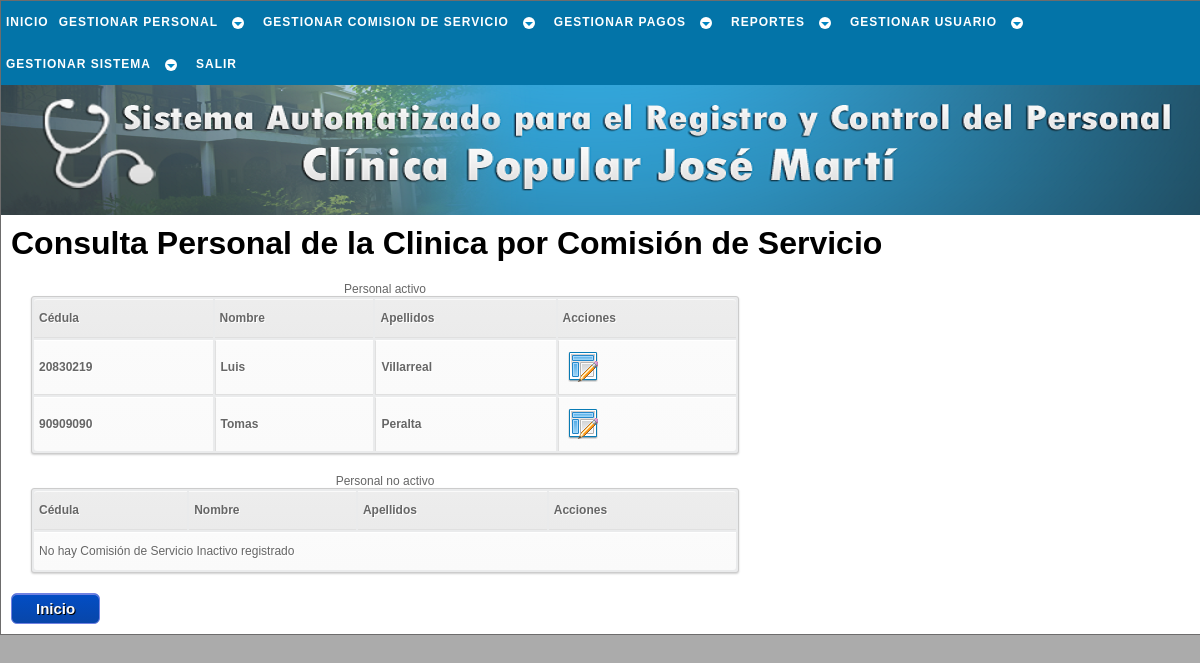
The app's page /php/com_servicio/conslt_com_serv_a.php (signed in), older data.
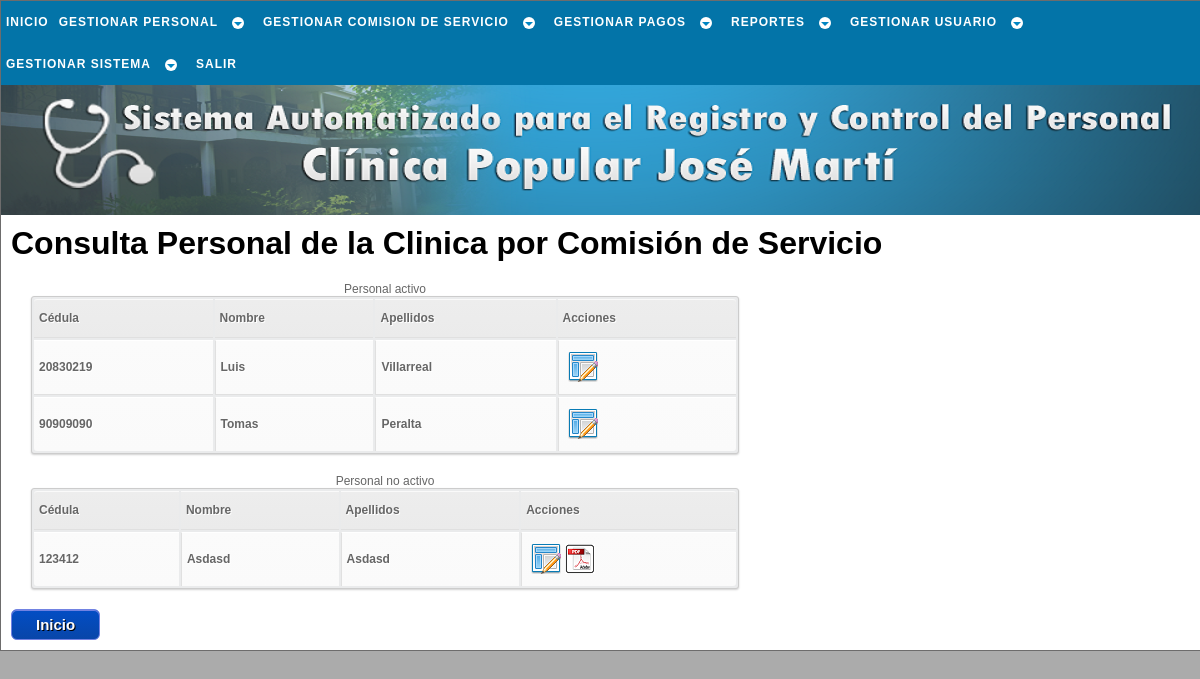
The same page, newer data.
### tables this page shows
CREATE TABLE `trabajador` (
  `cedula` int(12) NOT NULL,
  `nombre` varchar(30) NOT NULL,
  `apellido` varchar(30) NOT NULL,
  `ciudadania` varchar(15) NOT NULL,
  `pasaporte` varchar(30) NOT NULL,
  `libreta_militr` varchar(30) NOT NULL,
  `fe_nac` date NOT NULL,
  `lug_nac` varchar(30) NOT NULL,
  `est_civil` varchar(15) NOT NULL,
  `nconyugue` varchar(50) NOT NULL,
  `estudia` int(1) NOT NULL,
  `direccion` varchar(50) NOT NULL,
  `telefono` varchar(12) NOT NULL,
  `telefono_em` varchar(12) NOT NULL,
  `estado` tinyint(1) NOT NULL,
  `actualizado` date NOT NULL,
  PRIMARY KEY (`cedula`)
);

### php/_sql/conslt_trabj_sql.php (called while the page is built, shortened)
<?php
	function conslt_coms($cnx_bd,$estado){
		$sql = "SELECT trabajador.cedula,nombre,apellido
				FROM trabajador
				JOIN comision_servicio ON comision_servicio.cedula = trabajador.cedula
				WHERE estado = $estado
				ORDER BY cedula
				ASC";
		$resultado = $cnx_bd->query($sql);
		return $resultado;
	}
?>

### php/com_servicio/conslt_com_serv_a.php (the view, shortened to what this page needs)
<!DOCTYPE html PUBLIC "-//W3C//DTD XHTML 1.1//EN" "http://www.w3.org/TR/xhtml11/DTD/xhtml11.dtd" />
<html xmlns="http://www.w3.org/1999/xhtml" xml:lang="es" lang="es" dir="ltr">
	<head>
		<link rel="stylesheet" href="../../css/estilo.css" type="text/css" media="screen" />
    </head>
	<body>
		<div id="cuerpo">
			<div id="menu">
				<div id="cssmenu">
					<?php include('../_menu/menu_comi.php'); ?>
				</div>
			</div>
			<div id="inicio">
			</div>
			<div id="pagina">
				<?php
					$cnx_bd = conexion();
					include('../_sql/conslt_trabj_sql.php');
					$com_actv = conslt_coms($cnx_bd,1);
					$com_inactv = conslt_coms($cnx_bd,0);
				?>
				<h1>Consulta Personal de la Clinica por Comisión de Servicio</h1>
				<table id="tabla">
					<caption>Personal activo</caption>
					<tr>
						<th>Cédula</th>
						<th>Nombre</th>
						<th>Apellidos</th>
						<th>Acciones</th>
					</tr>
					<?php
					if ($com_actv->num_rows < 1) {
					?>
					<tr>
						<td colspan="4">No hay Comisión de Servicio Activo registrado</td>
					</tr>
					<?php
					}else{
						while ($fila = $com_actv->fetch_object()){
					?>
							<tr>
								<td><a href="conslt_com_serv_b.php?c=<?=$fila->cedula?>" title="Click para consultar los datos del trabajador"><?=$fila->cedula?></a></td>
								<td><a href="conslt_com_serv_b.php?c=<?=$fila->cedula?>" title="Click para consultar los datos del trabajador"><?=$fila->nombre?></a></td>
								<td><a href="conslt_com_serv_b.php?c=<?=$fila->cedula?>" title="Click para consultar los datos del trabajador"><?=$fila->apellido?></a></td>
								<td>
									<div class="izq">
										<a href= "modf_com_serv_a.php?c=<?=$fila->cedula?>" class="modificar" title="Click para modificar los datos del trabajador">Modificar</a>
									</div>
								</td>
							</tr>
					<?php
						}
					}
					?>
				</table>
				<table id="tabla">
					<caption>Personal no activo</caption>
					<tr>
						<th>Cédula</th>
						<th>Nombre</th>
						<th>Apellidos</th>
						<th>Acciones</th>
					</tr>
					<?php
					if ($com_inactv->num_rows < 1) {
					?>
					<tr>
						<td colspan="4">No hay Comisión de Servicio Inactivo registrado</td>
					</tr>
					<?php
					}else{
						while ($fila = $com_inactv->fetch_object()){
					?>
							<tr>
								<td><a href="conslt_com_serv_b.php?c=<?=$fila->cedula?>" title="Click para consultar los datos del trabajador"><?=$fila->cedula?></a></td>
								<td><a href="conslt_com_serv_b.php?c=<?=$fila->cedula?>" title="Click para consultar los datos del trabajador"><?=$fila->nombre?></a></td>
								<td><a href="conslt_com_serv_b.php?c=<?=$fila->cedula?>" title="Click para consultar los datos del trabajador"><?=$fila->apellido?></a></td>
								<td>
									<div class="izq">
										<a href= "modf_com_serv_a.php?c=<?=$fila->cedula?>" class="modificar" title="Click para modificar los datos del trabajador">Modificar</a>
									</div>
									<div class="izq">
										<a href= "pdf/constancia.php?id=<?=$fila->cedula?>" target="_blank" class="constancia" title="Click para generar constancia de trabajo">Constancia</a>
									</div>
								</td>
							</tr>
					<?php
						}
					}
					?>
				</table>
				<a href="../inicio.php" class="enlaceboton" title="Click para ir al inicio de SACLIPOP">Inicio</a>
			</div>
		</div>
	</body>
</html>

Row changes from the older to the newer data that the page shows:
added trabajador: cedula "123412", nombre "Asdasd", apellido "Asdasd", shown under "Personal no activo"
Text that changed along with them:
text no longer shown: "No hay Comisión de Servicio Inactivo registrado"
